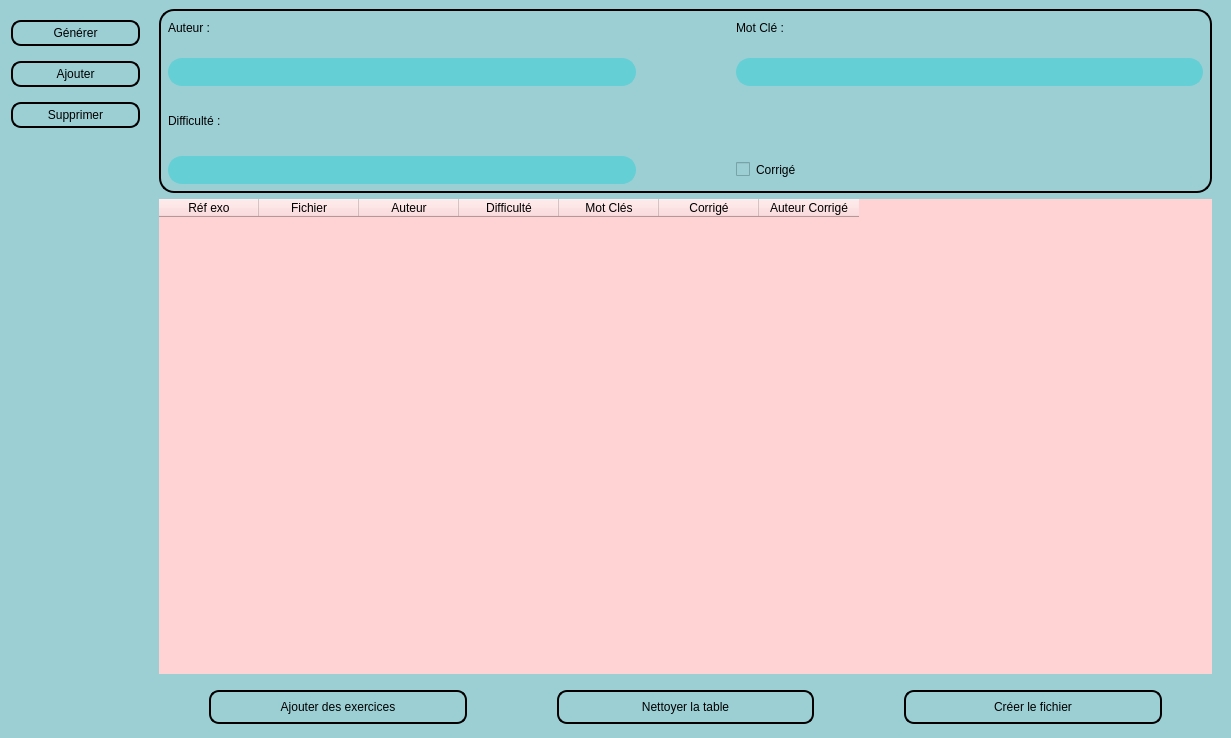
<?xml version="1.0" encoding="UTF-8"?>
<ui version="4.0">
 <class>MainWindow</class>
 <widget class="QMainWindow" name="MainWindow">
  <property name="geometry">
   <rect>
    <x>0</x>
    <y>0</y>
    <width>1231</width>
    <height>738</height>
   </rect>
  </property>
  <property name="windowTitle">
   <string>MainWindow</string>
  </property>
  <property name="styleSheet">
   <string notr="true">* {
	/*background-color: rgb(207, 242, 255);*/
	background-color: rgb(155, 207, 212);
	border: None;
	font-size: 9pt;
}

QPushButton {
	border-radius: 10px;
	padding-top: 4px;
	padding-bottom: 4px;
}

QComboBox:focus{
	border: 2px solid black;
}

QComboBox{
	height: 20px;
	border-radius: 14px;
	background-color: rgb(100, 207, 212);
	border: 2px solid rgb(100, 207, 212);
	padding: 2px 10px;
}


QComboBox::drop-down{
	border: None;
}

QComboBox::down-arrow{
	width: 20px;
	margin-right: 20px;
}

#frame_2 {
	border: 2px solid black;
	padding: 7px;
	border-radius: 15px;
}</string>
  </property>
  <widget class="QWidget" name="centralwidget">
   <layout class="QHBoxLayout" name="horizontalLayout">
    <property name="spacing">
     <number>0</number>
    </property>
    <property name="leftMargin">
     <number>0</number>
    </property>
    <property name="topMargin">
     <number>0</number>
    </property>
    <property name="rightMargin">
     <number>0</number>
    </property>
    <property name="bottomMargin">
     <number>0</number>
    </property>
    <item>
     <widget class="QCustomSlideMenu" name="LeftMenuContainer" native="true">
      <property name="minimumSize">
       <size>
        <width>140</width>
        <height>0</height>
       </size>
      </property>
      <property name="styleSheet">
       <string notr="true">QPushButton {
	border: 2px solid black;
}</string>
      </property>
      <layout class="QVBoxLayout" name="verticalLayout_2">
       <property name="spacing">
        <number>0</number>
       </property>
       <property name="leftMargin">
        <number>0</number>
       </property>
       <property name="topMargin">
        <number>0</number>
       </property>
       <property name="rightMargin">
        <number>0</number>
       </property>
       <property name="bottomMargin">
        <number>0</number>
       </property>
       <item>
        <widget class="QFrame" name="frame">
         <property name="frameShape">
          <enum>QFrame::StyledPanel</enum>
         </property>
         <property name="frameShadow">
          <enum>QFrame::Raised</enum>
         </property>
         <layout class="QVBoxLayout" name="verticalLayout">
          <property name="spacing">
           <number>15</number>
          </property>
          <property name="leftMargin">
           <number>11</number>
          </property>
          <property name="topMargin">
           <number>20</number>
          </property>
          <property name="rightMargin">
           <number>0</number>
          </property>
          <item>
           <widget class="QPushButton" name="generate_btn">
            <property name="cursor">
             <cursorShape>PointingHandCursor</cursorShape>
            </property>
            <property name="text">
             <string>Générer</string>
            </property>
           </widget>
          </item>
          <item>
           <widget class="QPushButton" name="add_btn">
            <property name="cursor">
             <cursorShape>PointingHandCursor</cursorShape>
            </property>
            <property name="text">
             <string>Ajouter</string>
            </property>
           </widget>
          </item>
          <item>
           <widget class="QPushButton" name="delete_btn">
            <property name="cursor">
             <cursorShape>PointingHandCursor</cursorShape>
            </property>
            <property name="text">
             <string>Supprimer</string>
            </property>
           </widget>
          </item>
         </layout>
        </widget>
       </item>
       <item>
        <spacer name="verticalSpacer">
         <property name="orientation">
          <enum>Qt::Vertical</enum>
         </property>
         <property name="sizeHint" stdset="0">
          <size>
           <width>20</width>
           <height>560</height>
          </size>
         </property>
        </spacer>
       </item>
      </layout>
     </widget>
    </item>
    <item>
     <widget class="QWidget" name="mainBodyContainer" native="true">
      <property name="sizePolicy">
       <sizepolicy hsizetype="Expanding" vsizetype="Preferred">
        <horstretch>0</horstretch>
        <verstretch>0</verstretch>
       </sizepolicy>
      </property>
      <property name="styleSheet">
       <string notr="true"/>
      </property>
      <layout class="QVBoxLayout" name="verticalLayout_6">
       <property name="leftMargin">
        <number>0</number>
       </property>
       <property name="topMargin">
        <number>0</number>
       </property>
       <property name="rightMargin">
        <number>0</number>
       </property>
       <property name="bottomMargin">
        <number>0</number>
       </property>
       <item>
        <widget class="QWidget" name="mainBodyContent" native="true">
         <property name="sizePolicy">
          <sizepolicy hsizetype="Preferred" vsizetype="Expanding">
           <horstretch>0</horstretch>
           <verstretch>0</verstretch>
          </sizepolicy>
         </property>
         <layout class="QHBoxLayout" name="horizontalLayout_5">
          <property name="spacing">
           <number>0</number>
          </property>
          <property name="leftMargin">
           <number>10</number>
          </property>
          <property name="topMargin">
           <number>0</number>
          </property>
          <property name="rightMargin">
           <number>10</number>
          </property>
          <property name="bottomMargin">
           <number>0</number>
          </property>
          <item>
           <widget class="QCustomStackedWidget" name="mainPages">
            <property name="styleSheet">
             <string notr="true"/>
            </property>
            <property name="currentIndex">
             <number>0</number>
            </property>
            <widget class="QWidget" name="page_generation">
             <layout class="QVBoxLayout" name="verticalLayout_3">
              <item>
               <widget class="QFrame" name="frame_2">
                <property name="minimumSize">
                 <size>
                  <width>0</width>
                  <height>0</height>
                 </size>
                </property>
                <property name="styleSheet">
                 <string notr="true"/>
                </property>
                <property name="frameShape">
                 <enum>QFrame::StyledPanel</enum>
                </property>
                <property name="frameShadow">
                 <enum>QFrame::Raised</enum>
                </property>
                <layout class="QVBoxLayout" name="verticalLayout_4">
                 <property name="leftMargin">
                  <number>0</number>
                 </property>
                 <property name="topMargin">
                  <number>0</number>
                 </property>
                 <property name="rightMargin">
                  <number>0</number>
                 </property>
                 <property name="bottomMargin">
                  <number>0</number>
                 </property>
                 <item>
                  <layout class="QGridLayout" name="gridLayout">
                   <property name="horizontalSpacing">
                    <number>100</number>
                   </property>
                   <property name="verticalSpacing">
                    <number>20</number>
                   </property>
                   <item row="0" column="1">
                    <widget class="QLabel" name="label_4">
                     <property name="text">
                      <string>Mot Clé :</string>
                     </property>
                    </widget>
                   </item>
                   <item row="0" column="0">
                    <widget class="QLabel" name="label">
                     <property name="minimumSize">
                      <size>
                       <width>0</width>
                       <height>20</height>
                      </size>
                     </property>
                     <property name="maximumSize">
                      <size>
                       <width>16777215</width>
                       <height>20</height>
                      </size>
                     </property>
                     <property name="text">
                      <string>Auteur :</string>
                     </property>
                    </widget>
                   </item>
                   <item row="1" column="0">
                    <widget class="QComboBox" name="auteurs_list"/>
                   </item>
                   <item row="2" column="0">
                    <widget class="QLabel" name="label_3">
                     <property name="minimumSize">
                      <size>
                       <width>0</width>
                       <height>30</height>
                      </size>
                     </property>
                     <property name="maximumSize">
                      <size>
                       <width>16777215</width>
                       <height>30</height>
                      </size>
                     </property>
                     <property name="text">
                      <string>Difficulté :</string>
                     </property>
                    </widget>
                   </item>
                   <item row="3" column="0">
                    <widget class="QComboBox" name="difficultes_list">
                     <item>
                      <property name="text">
                       <string/>
                      </property>
                     </item>
                     <item>
                      <property name="text">
                       <string>1</string>
                      </property>
                     </item>
                     <item>
                      <property name="text">
                       <string>2</string>
                      </property>
                     </item>
                     <item>
                      <property name="text">
                       <string>3</string>
                      </property>
                     </item>
                    </widget>
                   </item>
                   <item row="1" column="1">
                    <widget class="QComboBox" name="keywors_list"/>
                   </item>
                   <item row="3" column="1">
                    <widget class="QCheckBox" name="corrige_checkbox">
                     <property name="text">
                      <string>Corrigé</string>
                     </property>
                    </widget>
                   </item>
                  </layout>
                 </item>
                </layout>
               </widget>
              </item>
              <item>
               <widget class="QFrame" name="frame_4">
                <property name="frameShape">
                 <enum>QFrame::StyledPanel</enum>
                </property>
                <property name="frameShadow">
                 <enum>QFrame::Raised</enum>
                </property>
                <layout class="QHBoxLayout" name="horizontalLayout_4">
                 <property name="spacing">
                  <number>40</number>
                 </property>
                 <property name="leftMargin">
                  <number>0</number>
                 </property>
                 <property name="topMargin">
                  <number>0</number>
                 </property>
                 <property name="rightMargin">
                  <number>0</number>
                 </property>
                 <property name="bottomMargin">
                  <number>0</number>
                 </property>
                 <item>
                  <widget class="QTableWidget" name="table">
                   <property name="styleSheet">
                    <string notr="true">background-color: rgb(255, 211, 212);</string>
                   </property>
                   <column>
                    <property name="text">
                     <string>Réf exo</string>
                    </property>
                   </column>
                   <column>
                    <property name="text">
                     <string>Fichier</string>
                    </property>
                   </column>
                   <column>
                    <property name="text">
                     <string>Auteur</string>
                    </property>
                   </column>
                   <column>
                    <property name="text">
                     <string>Difficulté</string>
                    </property>
                   </column>
                   <column>
                    <property name="text">
                     <string>Mot Clés</string>
                    </property>
                   </column>
                   <column>
                    <property name="text">
                     <string>Corrigé</string>
                    </property>
                   </column>
                   <column>
                    <property name="text">
                     <string>Auteur Corrigé</string>
                    </property>
                   </column>
                  </widget>
                 </item>
                </layout>
               </widget>
              </item>
              <item>
               <widget class="QFrame" name="frame_3">
                <property name="styleSheet">
                 <string notr="true">QPushButton {
	border: 2px solid black;
	height: 22px;
}</string>
                </property>
                <property name="frameShape">
                 <enum>QFrame::StyledPanel</enum>
                </property>
                <property name="frameShadow">
                 <enum>QFrame::Raised</enum>
                </property>
                <layout class="QHBoxLayout" name="horizontalLayout_6">
                 <property name="spacing">
                  <number>90</number>
                 </property>
                 <property name="leftMargin">
                  <number>50</number>
                 </property>
                 <property name="topMargin">
                  <number>10</number>
                 </property>
                 <property name="rightMargin">
                  <number>50</number>
                 </property>
                 <property name="bottomMargin">
                  <number>5</number>
                 </property>
                 <item>
                  <widget class="QPushButton" name="ajouter">
                   <property name="text">
                    <string>Ajouter des exercices</string>
                   </property>
                  </widget>
                 </item>
                 <item>
                  <widget class="QPushButton" name="clean_btn">
                   <property name="cursor">
                    <cursorShape>PointingHandCursor</cursorShape>
                   </property>
                   <property name="text">
                    <string>Nettoyer la table</string>
                   </property>
                  </widget>
                 </item>
                 <item>
                  <widget class="QPushButton" name="creation_btn">
                   <property name="font">
                    <font>
                     <family>MS Shell Dlg 2</family>
                     <pointsize>9</pointsize>
                     <weight>50</weight>
                     <bold>false</bold>
                    </font>
                   </property>
                   <property name="cursor">
                    <cursorShape>PointingHandCursor</cursorShape>
                   </property>
                   <property name="text">
                    <string>Créer le fichier</string>
                   </property>
                  </widget>
                 </item>
                </layout>
               </widget>
              </item>
             </layout>
            </widget>
            <widget class="QWidget" name="add_page">
             <widget class="QListWidget" name="listWidget">
              <property name="geometry">
               <rect>
                <x>60</x>
                <y>40</y>
                <width>391</width>
                <height>561</height>
               </rect>
              </property>
              <property name="styleSheet">
               <string notr="true">background-color: rgb(255, 170, 0);</string>
              </property>
             </widget>
            </widget>
            <widget class="QWidget" name="delete_page"/>
           </widget>
          </item>
         </layout>
        </widget>
       </item>
      </layout>
     </widget>
    </item>
   </layout>
  </widget>
 </widget>
 <customwidgets>
  <customwidget>
   <class>QCustomSlideMenu</class>
   <extends>QWidget</extends>
   <header location="global">Custom_Widgets.Widgets.h</header>
   <container>1</container>
  </customwidget>
  <customwidget>
   <class>QCustomStackedWidget</class>
   <extends>QStackedWidget</extends>
   <header location="global">Custom_Widgets.Widgets.h</header>
   <container>1</container>
  </customwidget>
 </customwidgets>
 <resources/>
 <connections/>
</ui>
